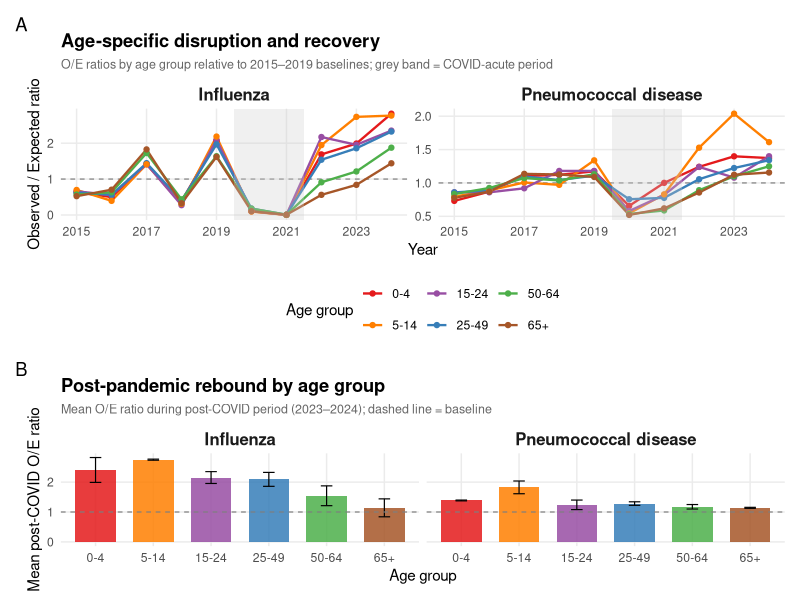
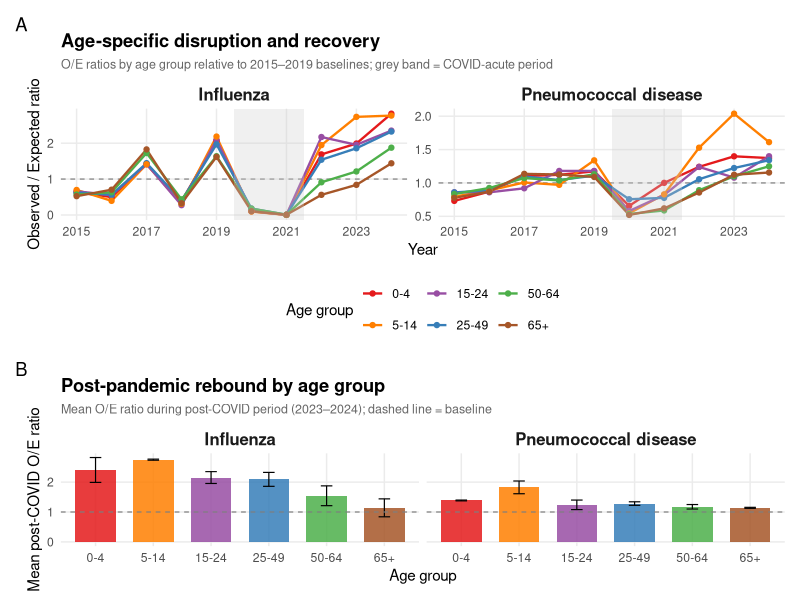

Source code (R) for these figures, in order:
# ============================================================================
# Figure S8: Age-specific disruption and recovery for influenza and
#            pneumococcal disease
# Supports policy claim: children 0-4 bear disproportionate rebound burden
# ============================================================================

library(tidyverse)

# --- Load data ---------------------------------------------------------------
age_data <- read_csv("data/processed/age_specific_disruption.csv",
                     show_col_types = FALSE)

# Focus on influenza and pneumococcal; exclude "Other" age group
# Exclude 2025 for influenza (record-level data incomplete for age breakdown)
plot_data <- age_data %>%
  filter(
    disease %in% c("Influenza (laboratory confirmed)",
                    "Pneumococcal disease (invasive)"),
    age_broad != "Other"
  ) %>%
  # Exclude 2025 influenza age data (incomplete record-level extract)
  filter(!(disease == "Influenza (laboratory confirmed)" & year == 2025)) %>%
  mutate(
    disease_short = case_when(
      str_detect(disease, "Influenza") ~ "Influenza",
      str_detect(disease, "Pneumococcal") ~ "Pneumococcal disease",
      TRUE ~ disease
    ),
    age_broad = factor(age_broad,
                       levels = c("0-4", "5-14", "15-24", "25-49", "50-64", "65+"))
  )

# --- Colour palette (age groups) -------------------------------------------
age_colours <- c(
  "0-4"   = "#E41A1C",   # red
  "5-14"  = "#FF7F00",   # orange
  "15-24" = "#984EA3",   # purple
  "25-49" = "#377EB8",   # blue
  "50-64" = "#4DAF4A",   # green
  "65+"   = "#A65628"    # brown
)

# --- Panel A: O/E ratio time series by age group ----------------------------
p_timeseries <- ggplot(plot_data, aes(x = year, y = oe_ratio,
                                       colour = age_broad, group = age_broad)) +
  geom_hline(yintercept = 1, linetype = "dashed", colour = "grey50", linewidth = 0.4) +
  geom_line(linewidth = 0.8) +
  geom_point(size = 1.5) +
  # COVID shading
  annotate("rect", xmin = 2019.5, xmax = 2021.5, ymin = -Inf, ymax = Inf,
           fill = "grey80", alpha = 0.3) +
  facet_wrap(~ disease_short, scales = "free_y", ncol = 2) +
  scale_colour_manual(values = age_colours, name = "Age group") +
  scale_x_continuous(breaks = seq(2015, 2024, 2)) +
  labs(
    x = "Year",
    y = "Observed / Expected ratio",
    title = "Age-specific disruption and recovery",
    subtitle = "O/E ratios by age group relative to 2015\u20132019 baselines; grey band = COVID-acute period"
  ) +
  theme_minimal(base_size = 11) +
  theme(
    legend.position = "bottom",
    strip.text = element_text(face = "bold", size = 12),
    panel.grid.minor = element_blank(),
    plot.title = element_text(face = "bold"),
    plot.subtitle = element_text(size = 9, colour = "grey40")
  )

# --- Panel B: Post-COVID mean O/E by age group (bar chart) -----------------
post_covid_summary <- plot_data %>%
  filter(period == "post_covid") %>%
  group_by(disease_short, age_broad) %>%
  summarise(
    mean_oe = mean(oe_ratio, na.rm = TRUE),
    se_oe = sd(oe_ratio, na.rm = TRUE) / sqrt(n()),
    .groups = "drop"
  )

p_bars <- ggplot(post_covid_summary, aes(x = age_broad, y = mean_oe, fill = age_broad)) +
  geom_col(width = 0.7, alpha = 0.85) +
  geom_errorbar(aes(ymin = mean_oe - se_oe, ymax = mean_oe + se_oe),
                width = 0.2, linewidth = 0.4) +
  geom_hline(yintercept = 1, linetype = "dashed", colour = "grey50", linewidth = 0.4) +
  facet_wrap(~ disease_short, ncol = 2) +
  scale_fill_manual(values = age_colours, guide = "none") +
  labs(
    x = "Age group",
    y = "Mean post-COVID O/E ratio",
    title = "Post-pandemic rebound by age group",
    subtitle = "Mean O/E ratio during post-COVID period (2023\u20132024); dashed line = baseline"
  ) +
  theme_minimal(base_size = 11) +
  theme(
    strip.text = element_text(face = "bold", size = 12),
    panel.grid.minor = element_blank(),
    plot.title = element_text(face = "bold"),
    plot.subtitle = element_text(size = 9, colour = "grey40")
  )

# --- Combine panels ----------------------------------------------------------
library(patchwork)

p_combined <- p_timeseries / p_bars +
  plot_layout(heights = c(1.2, 1)) +
  plot_annotation(
    tag_levels = "A",
    theme = theme(plot.title = element_text(face = "bold", size = 14))
  )

# --- Save --------------------------------------------------------------------
ggsave("output/figures/fig_supp_age_specific.png", p_combined,
       width = 10, height = 10, dpi = 300, bg = "white")
ggsave("output/figures/fig_supp_age_specific.pdf", p_combined,
       width = 10, height = 10, bg = "white")

cat("Figure S8 saved: output/figures/fig_supp_age_specific.png/.pdf\n")
